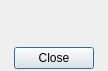
<?xml version="1.0" encoding="UTF-8"?>
<ui version="4.0">
 <class>INFORMATIONPANELDIALOGUI_C</class>
 <widget class="QDialog" name="INFORMATIONPANELDIALOGUI_C">
  <property name="geometry">
   <rect>
    <x>0</x>
    <y>0</y>
    <width>108</width>
    <height>71</height>
   </rect>
  </property>
  <property name="windowTitle">
   <string>Information Panel</string>
  </property>
  <property name="windowIcon">
   <iconset resource="../resources/moonphaseqt.qrc">
    <normaloff>:/MoonPhaseQtIcon</normaloff>:/MoonPhaseQtIcon</iconset>
  </property>
  <layout class="QVBoxLayout" name="verticalLayout">
   <property name="margin">
    <number>2</number>
   </property>
   <item>
    <layout class="QVBoxLayout" name="m_pLabelVLayout">
     <property name="spacing">
      <number>0</number>
     </property>
    </layout>
   </item>
   <item>
    <spacer name="m_pVSpacer">
     <property name="orientation">
      <enum>Qt::Vertical</enum>
     </property>
     <property name="sizeHint" stdset="0">
      <size>
       <width>0</width>
       <height>0</height>
      </size>
     </property>
    </spacer>
   </item>
   <item>
    <widget class="QDialogButtonBox" name="m_pButtonBox">
     <property name="standardButtons">
      <set>QDialogButtonBox::Close</set>
     </property>
     <property name="centerButtons">
      <bool>true</bool>
     </property>
    </widget>
   </item>
  </layout>
 </widget>
 <resources>
  <include location="../resources/moonphaseqt.qrc"/>
 </resources>
 <connections>
  <connection>
   <sender>m_pButtonBox</sender>
   <signal>rejected()</signal>
   <receiver>INFORMATIONPANELDIALOGUI_C</receiver>
   <slot>CloseButtonClickedSlot()</slot>
   <hints>
    <hint type="sourcelabel">
     <x>98</x>
     <y>61</y>
    </hint>
    <hint type="destinationlabel">
     <x>202</x>
     <y>329</y>
    </hint>
   </hints>
  </connection>
 </connections>
 <slots>
  <slot>CloseButtonClickedSlot()</slot>
 </slots>
</ui>
